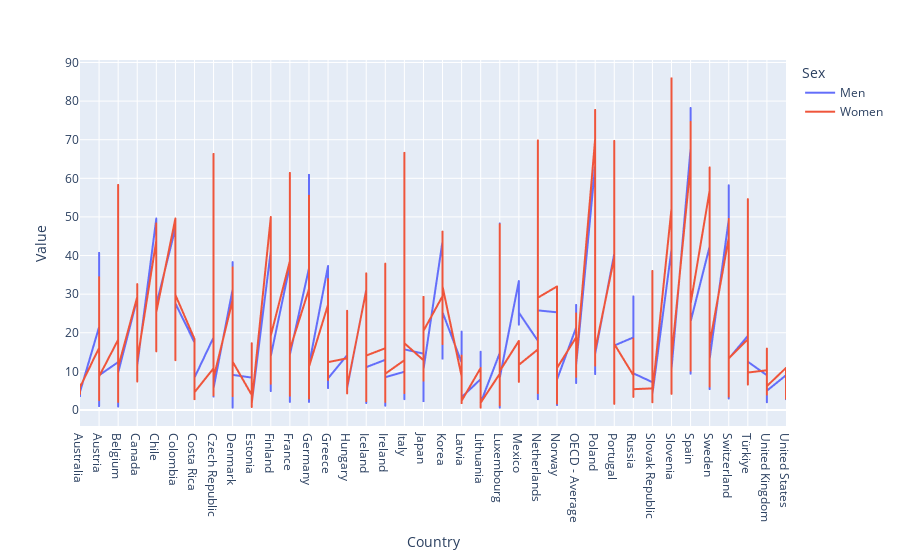

Here is the notebook cell this chart was saved with:
### Code cell
px.line(data_date, x = "Country", y = "Value", color="Sex")

### Figure 1 — Plotly figure (JSON) as saved in the notebook; plotly's stock layout.template omitted (floating-point values rounded to 4 significant figures; data arrays with more than 128 entries replaced by an {"elided": "..."} marker saying what was removed)
{"data": [{"hovertemplate": "Sex=Men<br>Country=%{x}<br>Value=%{y}<extra></extra>", "legendgroup": "Men", "line": {"color": "#636efa", "dash": "solid"}, "marker": {"symbol": "circle"}, "mode": "lines", "name": "Men", "showlegend": true, "type": "scattergl", "x": {"elided": "1534 str values"}, "xaxis": "x", "y": {"elided": "1534 float values"}, "yaxis": "y"}, {"hovertemplate": "Sex=Women<br>Country=%{x}<br>Value=%{y}<extra></extra>", "legendgroup": "Women", "line": {"color": "#EF553B", "dash": "solid"}, "marker": {"symbol": "circle"}, "mode": "lines", "name": "Women", "showlegend": true, "type": "scattergl", "x": {"elided": "1536 str values"}, "xaxis": "x", "y": {"elided": "1536 float values"}, "yaxis": "y"}], "layout": {"legend": {"title": {"text": "Sex"}, "tracegroupgap": 0}, "margin": {"t": 60}, "xaxis": {"anchor": "y", "domain": [0, 1], "title": {"text": "Country"}}, "yaxis": {"anchor": "x", "domain": [0, 1], "title": {"text": "Value"}}}}
